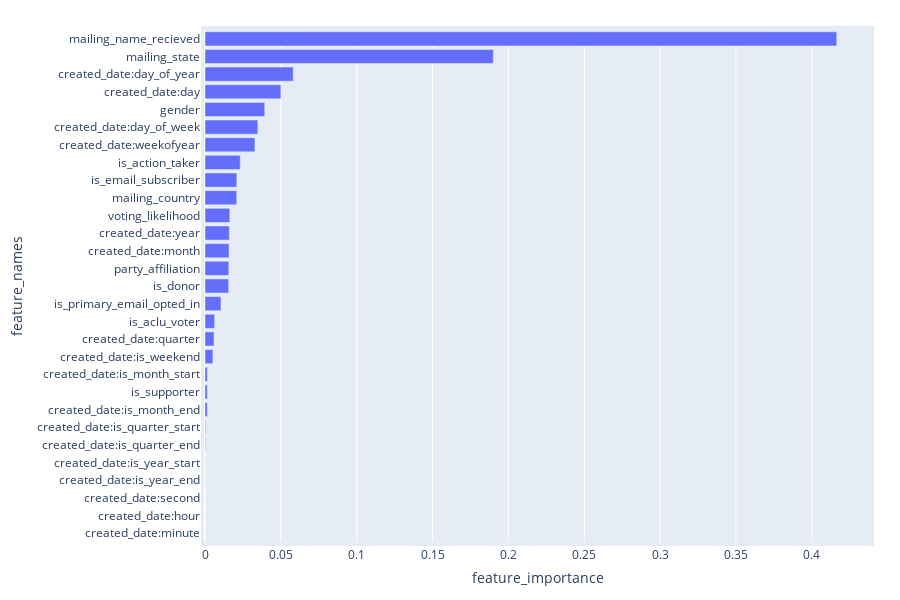

Notebook cell for this chart:
### Markdown cell above
### Feature Importance - Classifier

### Code cell
df_feature_importance = pd.concat([pd.Series(brf.feature_importances_, name='feature_importance'), pd.Series(brf.feature_names_in_, name='feature_names')],axis=1)
df_feature_importance.sort_values(by='feature_importance', ascending=True, inplace=True)

fig = px.bar(df_feature_importance, x="feature_importance", y="feature_names")

fig.update_layout(
    autosize=False,
    width=900,
    height=600,
    margin=dict(l=30, r=30, b=30, t=30, pad=4),
    title_x=.5, # Centre title
    hovermode = 'closest',
    xaxis=dict(hoverformat='.4f'),
    yaxis=dict(hoverformat='.4f'),
)
fig.show()

### Figure 1 — Plotly figure (JSON) as saved in the notebook; plotly's stock layout.template omitted (floating-point values rounded to 4 significant figures)
{"data": [{"alignmentgroup": "True", "hovertemplate": "feature_importance=%{x}<br>feature_names=%{y}<extra></extra>", "legendgroup": "", "marker": {"color": "#636efa", "pattern": {"shape": ""}}, "name": "", "offsetgroup": "", "orientation": "h", "showlegend": false, "textposition": "auto", "type": "bar", "x": [0, 0, 0, 7.238e-05, 0.0001172, 0.0003261, 0.0004616, 0.001532, 0.001534, 0.001558, 0.005225, 0.005946, 0.006309, 0.01053, 0.01559, 0.0157, 0.01585, 0.01605, 0.01633, 0.02091, 0.02098, 0.02322, 0.0329, 0.03484, 0.03939, 0.04999, 0.05816, 0.19, 0.4164], "xaxis": "x", "y": ["created_date:minute", "created_date:hour", "created_date:second", "created_date:is_year_end", "created_date:is_year_start", "created_date:is_quarter_end", "created_date:is_quarter_start", "created_date:is_month_end", "is_supporter", "created_date:is_month_start", "created_date:is_weekend", "created_date:quarter", "is_aclu_voter", "is_primary_email_opted_in", "is_donor", "party_affiliation", "created_date:month", "created_date:year", "voting_likelihood", "mailing_country", "is_email_subscriber", "is_action_taker", "created_date:weekofyear", "created_date:day_of_week", "gender", "created_date:day", "created_date:day_of_year", "mailing_state", "mailing_name_recieved"], "yaxis": "y"}], "layout": {"autosize": false, "barmode": "relative", "height": 600, "hovermode": "closest", "legend": {"tracegroupgap": 0}, "margin": {"b": 30, "l": 30, "pad": 4, "r": 30, "t": 30}, "title": {"x": 0.5}, "width": 900, "xaxis": {"anchor": "y", "autorange": true, "domain": [0, 1], "hoverformat": ".4f", "range": [0, 0.4384], "title": {"text": "feature_importance"}, "type": "linear"}, "yaxis": {"anchor": "x", "autorange": true, "domain": [0, 1], "hoverformat": ".4f", "range": [-0.5, 28.5], "title": {"text": "feature_names"}, "type": "category"}}}
